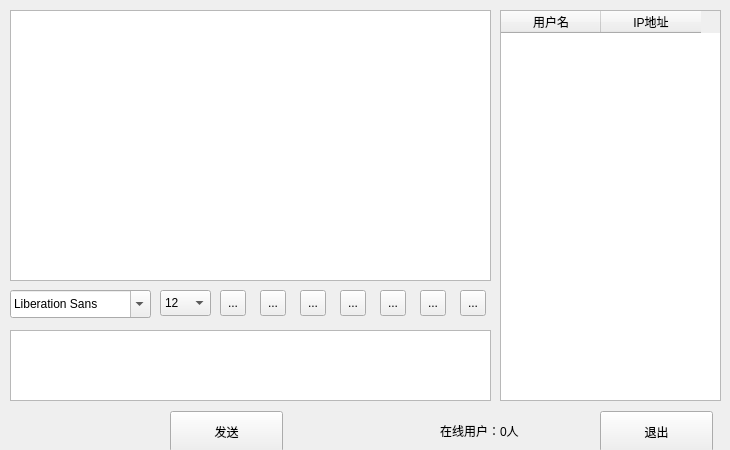
<?xml version="1.0" encoding="UTF-8"?>
<ui version="4.0">
 <class>Widget</class>
 <widget class="QWidget" name="Widget">
  <property name="geometry">
   <rect>
    <x>0</x>
    <y>0</y>
    <width>730</width>
    <height>450</height>
   </rect>
  </property>
  <property name="minimumSize">
   <size>
    <width>730</width>
    <height>450</height>
   </size>
  </property>
  <property name="maximumSize">
   <size>
    <width>730</width>
    <height>450</height>
   </size>
  </property>
  <property name="windowTitle">
   <string>Widget</string>
  </property>
  <widget class="QTextBrowser" name="msgBrowser">
   <property name="geometry">
    <rect>
     <x>10</x>
     <y>10</y>
     <width>481</width>
     <height>271</height>
    </rect>
   </property>
  </widget>
  <widget class="QTextEdit" name="msgTxtEdit">
   <property name="geometry">
    <rect>
     <x>10</x>
     <y>330</y>
     <width>481</width>
     <height>71</height>
    </rect>
   </property>
  </widget>
  <widget class="QTableWidget" name="usrTblWidget">
   <property name="geometry">
    <rect>
     <x>500</x>
     <y>10</y>
     <width>221</width>
     <height>391</height>
    </rect>
   </property>
   <property name="selectionMode">
    <enum>QAbstractItemView::SingleSelection</enum>
   </property>
   <property name="selectionBehavior">
    <enum>QAbstractItemView::SelectRows</enum>
   </property>
   <property name="showGrid">
    <bool>false</bool>
   </property>
   <column>
    <property name="text">
     <string>用户名</string>
    </property>
   </column>
   <column>
    <property name="text">
     <string>IP地址</string>
    </property>
   </column>
  </widget>
  <widget class="QFontComboBox" name="fontCbx">
   <property name="geometry">
    <rect>
     <x>10</x>
     <y>290</y>
     <width>141</width>
     <height>28</height>
    </rect>
   </property>
  </widget>
  <widget class="QComboBox" name="sizeCbx">
   <property name="geometry">
    <rect>
     <x>160</x>
     <y>290</y>
     <width>51</width>
     <height>26</height>
    </rect>
   </property>
   <property name="currentIndex">
    <number>4</number>
   </property>
   <item>
    <property name="text">
     <string>8</string>
    </property>
   </item>
   <item>
    <property name="text">
     <string>9</string>
    </property>
   </item>
   <item>
    <property name="text">
     <string>10</string>
    </property>
   </item>
   <item>
    <property name="text">
     <string>11</string>
    </property>
   </item>
   <item>
    <property name="text">
     <string>12</string>
    </property>
   </item>
   <item>
    <property name="text">
     <string>13</string>
    </property>
   </item>
   <item>
    <property name="text">
     <string>14</string>
    </property>
   </item>
   <item>
    <property name="text">
     <string>15</string>
    </property>
   </item>
   <item>
    <property name="text">
     <string>16</string>
    </property>
   </item>
   <item>
    <property name="text">
     <string>17</string>
    </property>
   </item>
   <item>
    <property name="text">
     <string>18</string>
    </property>
   </item>
   <item>
    <property name="text">
     <string>19</string>
    </property>
   </item>
   <item>
    <property name="text">
     <string>20</string>
    </property>
   </item>
   <item>
    <property name="text">
     <string>21</string>
    </property>
   </item>
   <item>
    <property name="text">
     <string>22</string>
    </property>
   </item>
  </widget>
  <widget class="QPushButton" name="sendBtn">
   <property name="geometry">
    <rect>
     <x>170</x>
     <y>411</y>
     <width>113</width>
     <height>41</height>
    </rect>
   </property>
   <property name="text">
    <string>发送</string>
   </property>
  </widget>
  <widget class="QLabel" name="usrNumLbl">
   <property name="geometry">
    <rect>
     <x>440</x>
     <y>420</y>
     <width>141</width>
     <height>21</height>
    </rect>
   </property>
   <property name="text">
    <string>在线用户：0人</string>
   </property>
  </widget>
  <widget class="QPushButton" name="exitBtn">
   <property name="geometry">
    <rect>
     <x>600</x>
     <y>411</y>
     <width>113</width>
     <height>41</height>
    </rect>
   </property>
   <property name="text">
    <string>退出</string>
   </property>
  </widget>
  <widget class="QToolButton" name="boldTBtn">
   <property name="geometry">
    <rect>
     <x>220</x>
     <y>290</y>
     <width>26</width>
     <height>26</height>
    </rect>
   </property>
   <property name="toolTip">
    <string>加粗</string>
   </property>
   <property name="text">
    <string>...</string>
   </property>
   <property name="icon">
    <iconset resource="images.qrc">
     <normaloff>:/images/bold.png</normaloff>:/images/bold.png</iconset>
   </property>
  </widget>
  <widget class="QToolButton" name="italicTBtn">
   <property name="geometry">
    <rect>
     <x>260</x>
     <y>290</y>
     <width>26</width>
     <height>26</height>
    </rect>
   </property>
   <property name="toolTip">
    <string>斜体</string>
   </property>
   <property name="text">
    <string>...</string>
   </property>
   <property name="icon">
    <iconset resource="images.qrc">
     <normaloff>:/images/italic.png</normaloff>:/images/italic.png</iconset>
   </property>
  </widget>
  <widget class="QToolButton" name="underlineTBtn">
   <property name="geometry">
    <rect>
     <x>300</x>
     <y>290</y>
     <width>26</width>
     <height>26</height>
    </rect>
   </property>
   <property name="toolTip">
    <string>下划线</string>
   </property>
   <property name="text">
    <string>...</string>
   </property>
   <property name="icon">
    <iconset resource="images.qrc">
     <normaloff>:/images/under.png</normaloff>:/images/under.png</iconset>
   </property>
  </widget>
  <widget class="QToolButton" name="colorTBtn">
   <property name="geometry">
    <rect>
     <x>340</x>
     <y>290</y>
     <width>26</width>
     <height>26</height>
    </rect>
   </property>
   <property name="toolTip">
    <string>更改字体颜色</string>
   </property>
   <property name="text">
    <string>...</string>
   </property>
   <property name="icon">
    <iconset resource="images.qrc">
     <normaloff>:/images/color.png</normaloff>:/images/color.png</iconset>
   </property>
  </widget>
  <widget class="QToolButton" name="sendTBtn">
   <property name="geometry">
    <rect>
     <x>380</x>
     <y>290</y>
     <width>26</width>
     <height>26</height>
    </rect>
   </property>
   <property name="toolTip">
    <string>传送文件</string>
   </property>
   <property name="text">
    <string>...</string>
   </property>
   <property name="icon">
    <iconset resource="images.qrc">
     <normaloff>:/images/send.png</normaloff>:/images/send.png</iconset>
   </property>
  </widget>
  <widget class="QToolButton" name="saveTBtn">
   <property name="geometry">
    <rect>
     <x>420</x>
     <y>290</y>
     <width>26</width>
     <height>26</height>
    </rect>
   </property>
   <property name="toolTip">
    <string>保存聊天记录</string>
   </property>
   <property name="text">
    <string>...</string>
   </property>
   <property name="icon">
    <iconset resource="images.qrc">
     <normaloff>:/images/save.png</normaloff>:/images/save.png</iconset>
   </property>
  </widget>
  <widget class="QToolButton" name="clearTBtn">
   <property name="geometry">
    <rect>
     <x>460</x>
     <y>290</y>
     <width>26</width>
     <height>26</height>
    </rect>
   </property>
   <property name="toolTip">
    <string>清空聊天记录</string>
   </property>
   <property name="text">
    <string>...</string>
   </property>
   <property name="icon">
    <iconset resource="images.qrc">
     <normaloff>:/images/clear.png</normaloff>:/images/clear.png</iconset>
   </property>
  </widget>
 </widget>
 <layoutdefault spacing="6" margin="11"/>
 <resources>
  <include location="images.qrc"/>
 </resources>
 <connections>
  <connection>
   <sender>exitBtn</sender>
   <signal>clicked()</signal>
   <receiver>Widget</receiver>
   <slot>close()</slot>
   <hints>
    <hint type="sourcelabel">
     <x>666</x>
     <y>427</y>
    </hint>
    <hint type="destinationlabel">
     <x>455</x>
     <y>681</y>
    </hint>
   </hints>
  </connection>
 </connections>
</ui>
